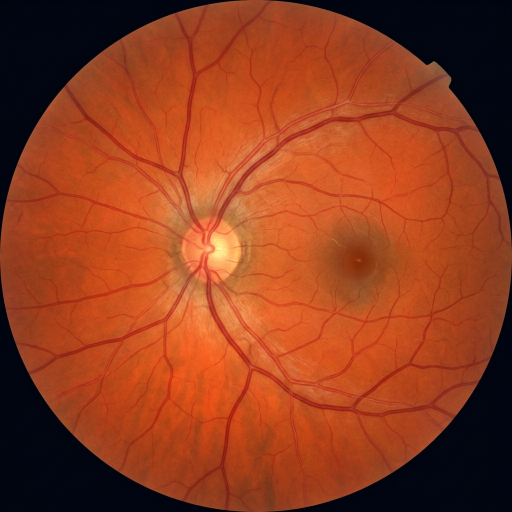
#> input picture data/raw/healthy/sample_healthy_01.png, 1024 x 1024 px (shown at 1/2 size); its folder holds only this picture in this run
$ python build_dataset.py
#> lines starting #> are read from the running program, lines starting #| are printed output that depends on the picture; after the words box and inside, x2 and y2 are one past the last pixel; in counts of white or black regions, pixels touching at a corner belong together
### scripts/preprocess.py
"""
=============================================================================
RETISCAN - MÓDULO DE PREPROCESAMIENTO DE RETINOGRAFÍAS (OE1 / OE2)
Sistema de Soporte Clínico CAD - Centro Oftalmológico V.E.R.
=============================================================================
Este módulo implementa el pipeline de preparación de imágenes de fondo de ojo:
1. Detección y recorte de la Región de Interés (ROI) eliminando bordes negros.
2. Ecualización adaptativa de histograma limitada por contraste (CLAHE).
3. Redimensionamiento bicúbico a 224x224 (requerido por DenseNet121).
4. Normalización de tensores en rango [0.0, 1.0].
"""

import cv2
import numpy as np
from pathlib import Path
from typing import Tuple, Union, Optional


def crop_retina_roi(image: np.ndarray, tolerance: int = 15) -> np.ndarray:
    """
    Detecta automáticamente la región circular de la retina (ROI) y recorta
    los márgenes negros o artefactos externos no informativos.

    Args:
        image: Imagen en formato BGR o RGB (numpy array).
        tolerance: Umbral de intensidad mínima para considerar fondo negro.

    Returns:
        Imagen recortada en forma cuadrada conteniendo la retina centrada.
    """
    if image is None or image.size == 0:
        raise ValueError("La imagen proporcionada está vacía o es inválida.")

    # Convertir a escala de grises
    gray = cv2.cvtColor(image, cv2.COLOR_BGR2GRAY) if len(image.shape) == 3 else image

    # Máscara binaria para umbralizar el fondo negro
    mask = gray > tolerance

    # Si la máscara detecta píxeles suficientes
    if not np.any(mask):
        return image

    # Obtener coordenadas de los píxeles activos
    coords = np.argwhere(mask)
    y_min, x_min = coords.min(axis=0)
    y_max, x_max = coords.max(axis=0)

    # Recorte inicial
    cropped = image[y_min:y_max + 1, x_min:x_max + 1]

    # Convertir a cuadrado mediante padding reflectivo para evitar distorsión
    h, w = cropped.shape[:2]
    if h == w:
        return cropped

    diff = abs(h - w)
    pad_before = diff // 2
    pad_after = diff - pad_before

    if h < w:
        # Altura menor: agregar padding vertical
        pad_width = ((pad_before, pad_after), (0, 0), (0, 0)) if cropped.ndim == 3 else ((pad_before, pad_after), (0, 0))
    else:
        # Ancho menor: agregar padding horizontal
        pad_width = ((0, 0), (pad_before, pad_after), (0, 0)) if cropped.ndim == 3 else ((0, 0), (pad_before, pad_after))

    square_cropped = np.pad(cropped, pad_width, mode='constant', constant_values=0)
    return square_cropped


def apply_clahe(image: np.ndarray, clip_limit: float = 2.0, tile_grid_size: Tuple[int, int] = (8, 8)) -> np.ndarray:
    """
    Aplica el algoritmo CLAHE (Contrast Limited Adaptive Histogram Equalization)
    sobre el canal de luminosidad (L en espacio CIE LAB).

    Este filtro atenúa las variaciones de iluminación entre cuadrantes,
    reduce el impacto del sesgo demográfico de pigmentación retiniana
    y resalta microaneurismas, exudados duros y bordes del disco óptico.

    Args:
        image: Imagen BGR (numpy array uint8).
        clip_limit: Límite de amplificación de contraste (evita sobre-ruido).
        tile_grid_size: Tamaño de las teselas locales (rejilla de ecualización).

    Returns:
        Imagen BGR con contraste y luminosidad ecualizados.
    """
    if len(image.shape) != 3:
        raise ValueError("Se requiere una imagen en formato color de 3 canales.")

    # Convertir a espacio LAB
    lab = cv2.cvtColor(image, cv2.COLOR_BGR2LAB)
    l_channel, a_channel, b_channel = cv2.split(lab)

    # Crear y aplicar CLAHE en el canal L
    clahe = cv2.createCLAHE(clipLimit=clip_limit, tileGridSize=tile_grid_size)
    cl = clahe.apply(l_channel)

    # Recombinar canales y retornar a BGR
    merged_lab = cv2.merge((cl, a_channel, b_channel))
    enhanced_bgr = cv2.cvtColor(merged_lab, cv2.COLOR_LAB2BGR)
    return enhanced_bgr


def resize_and_normalize(image: np.ndarray, target_size: Tuple[int, int] = (224, 224)) -> Tuple[np.ndarray, np.ndarray]:
    """
    Redimensiona la imagen a la resolución de entrada requerida por DenseNet121
    y genera la versión normalizada [0.0, 1.0].

    Args:
        image: Imagen en uint8.
        target_size: Tupla (ancho, alto), por defecto (224, 224).

    Returns:
        Tuple de (image_uint8, image_normalized_float32):
        - image_uint8: Adecuada para visualización y guardado en disco.
        - image_normalized_float32: Tensor normalizado para alimentar la CNN.
    """
    resized = cv2.resize(image, target_size, interpolation=cv2.INTER_CUBIC)
    normalized = (resized.astype(np.float32) / 255.0)
    return resized, normalized


def preprocess_fundus_image(
    input_path_or_array: Union[str, Path, np.ndarray],
    target_size: Tuple[int, int] = (224, 224),
    apply_clahe_flag: bool = True,
    clip_limit: float = 2.0
) -> Tuple[np.ndarray, np.ndarray]:
    """
    Ejecuta el flujo integral de preprocesamiento sobre una retinografía:
    Carga -> Recorte ROI -> CLAHE -> Redimensión 224x224 -> Normalización.

    Args:
        input_path_or_array: Ruta del archivo de imagen o array BGR.
        target_size: Dimensión de salida (224, 224).
        apply_clahe_flag: Booleano para activar el filtro CLAHE.
        clip_limit: Umbral de contraste para CLAHE.

    Returns:
        (image_uint8, image_float32)
    """
    if isinstance(input_path_or_array, (str, Path)):
        img = cv2.imread(str(input_path_or_array))
        if img is None:
            raise FileNotFoundError(f"No se pudo cargar la imagen desde: {input_path_or_array}")
    else:
        img = input_path_or_array.copy()

    # 1. Recorte de ROI
    roi = crop_retina_roi(img)

    # 2. Ecualización adaptativa CLAHE
    if apply_clahe_flag:
        enhanced = apply_clahe(roi, clip_limit=clip_limit)
    else:
        enhanced = roi

    # 3. Redimensión y normalización
    img_uint8, img_float = resize_and_normalize(enhanced, target_size=target_size)
    return img_uint8, img_float


# [11 lines that do not run on import are left out]

### scripts/augment.py
"""
=============================================================================
RETISCAN - MÓDULO DE DATA AUGMENTATION Y BALANCEO (OE1)
Sistema de Soporte Clínico CAD - Centro Oftalmológico V.E.R.
=============================================================================
Este módulo implementa transformaciones controladas de aumento de datos
clínicamente seguras para mitigar el desbalance de clases (Glaucoma, Retinopatía
Diabética y Ojo Sano), sin alterar la anatomía diagnóstica retiniana.
"""

import cv2
import numpy as np
import random
from typing import List, Tuple


def rotate_image(image: np.ndarray, angle: float) -> np.ndarray:
    """Aplica rotación controlada respecto al centro óptico de la retina."""
    h, w = image.shape[:2]
    center = (w // 2, h // 2)
    matrix = cv2.getRotationMatrix2D(center, angle, 1.0)
    rotated = cv2.warpAffine(image, matrix, (w, h), flags=cv2.INTER_LINEAR, borderMode=cv2.BORDER_REFLECT)
    return rotated


def horizontal_flip(image: np.ndarray) -> np.ndarray:
    """Aplica inversión horizontal (simula ojo contralateral sin alterar patología)."""
    return cv2.flip(image, 1)


def vertical_flip(image: np.ndarray) -> np.ndarray:
    """Aplica inversión vertical."""
    return cv2.flip(image, 0)


def adjust_brightness_contrast(image: np.ndarray, alpha: float = 1.0, beta: int = 0) -> np.ndarray:
    """
    Modifica sutilmente el contraste (alpha) y el brillo (beta).
    alpha: 0.9 a 1.15
    beta: -15 a 15
    """
    adjusted = cv2.convertScaleAbs(image, alpha=alpha, beta=beta)
    return adjusted


def random_zoom(image: np.ndarray, zoom_factor: float = 1.05) -> np.ndarray:
    """Aplica un zoom sutil (95% a 105%) conservando el centrado del disco óptico."""
    h, w = image.shape[:2]
    if zoom_factor == 1.0:
        return image

    if zoom_factor > 1.0:
        # Acercamiento: recortar centro y redimensionar
        new_h, new_w = int(h / zoom_factor), int(w / zoom_factor)
        top = (h - new_h) // 2
        left = (w - new_w) // 2
        cropped = image[top:top + new_h, left:left + new_w]
        return cv2.resize(cropped, (w, h), interpolation=cv2.INTER_LINEAR)
    else:
        # Alejamiento: redimensionar y rellenar con borde reflectivo
        new_h, new_w = int(h * zoom_factor), int(w * zoom_factor)
        resized = cv2.resize(image, (new_w, new_h), interpolation=cv2.INTER_LINEAR)
        pad_top = (h - new_h) // 2
        pad_bottom = h - new_h - pad_top
        pad_left = (w - new_w) // 2
        pad_right = w - new_w - pad_left
        padded = cv2.copyMakeBorder(resized, pad_top, pad_bottom, pad_left, pad_right, cv2.BORDER_REFLECT)
        return padded


def apply_random_augmentation(image: np.ndarray) -> np.ndarray:
    """
    Aplica una combinación estocástica de transformaciones permitidas
    manteniendo la validez clínica de la imagen.
    """
    aug = image.copy()

    # 1. Rotación aleatoria en [-25, 25] grados
    angle = random.uniform(-25.0, 25.0)
    aug = rotate_image(aug, angle)

    # 2. Inversión horizontal con 50% de probabilidad
    if random.random() > 0.5:
        aug = horizontal_flip(aug)

    # 3. Inversión vertical con 25% de probabilidad
    if random.random() > 0.75:
        aug = vertical_flip(aug)

    # 4. Variación de brillo y contraste sutil
    alpha = random.uniform(0.90, 1.12)
    beta = random.randint(-12, 12)
    aug = adjust_brightness_contrast(aug, alpha=alpha, beta=beta)

    # 5. Zoom sutil
    zoom = random.uniform(0.96, 1.06)
    aug = random_zoom(aug, zoom)

    return aug


# [6 lines left out: function generate_augmented_batch, not called in this run]

### scripts/build_dataset.py
"""
=============================================================================
RETISCAN - COMPILADOR DEL DATASET Y MANIFEST (OE1 - OE1-I2)
Sistema de Soporte Clínico CAD - Centro Oftalmológico V.E.R.
=============================================================================
Este script orquesta el pipeline completo de ingeniería de datos:
1. Lectura de imágenes crudas en data/raw/{healthy, diabetic_retinopathy, glaucoma}.
2. Preprocesamiento integral con OpenCV (ROI, CLAHE, 224x224).
3. Partición estratificada: Train (70%), Val (15%), Test (15%).
4. Data Augmentation para balancear ÚNICAMENTE el subconjunto de Train
   (Previniendo Data Leakage según estándares médicos).
5. Generación del catálogo formal 'data/dataset_manifest.csv'.
"""

import os
import cv2
import random
import argparse
import pandas as pd
from pathlib import Path
from typing import List, Dict

from preprocess import preprocess_fundus_image
from augment import apply_random_augmentation


# Mapeo oficial de clases del proyecto
CLASSES = {
    "healthy": 0,
    "diabetic_retinopathy": 1,
    "glaucoma": 2
}

SPLIT_RATIOS = {
    "train": 0.70,
    "val": 0.15,
    "test": 0.15
}


def scan_raw_images(raw_dir: Path) -> Dict[str, List[Path]]:
    """Escanea y agrupa los archivos válidos de imagen por clase."""
    valid_exts = {".png", ".jpg", ".jpeg", ".bmp", ".tif", ".tiff"}
    data_by_class = {}

    for cls_name in CLASSES.keys():
        cls_dir = raw_dir / cls_name
        cls_dir.mkdir(parents=True, exist_ok=True)
        files = [p for p in cls_dir.glob("*") if p.suffix.lower() in valid_exts]
        data_by_class[cls_name] = sorted(files)

    return data_by_class


def partition_samples(samples: List[Path], train_ratio=0.70, val_ratio=0.15) -> Dict[str, List[Path]]:
    """Divide las muestras de forma reproducible asegurando al menos 1 por split si hay pocas."""
    shuffled = samples.copy()
    random.seed(42)
    random.shuffle(shuffled)
    n = len(shuffled)

    if n == 0:
        return {"train": [], "val": [], "test": []}
    elif n == 1:
        # Caso muestra única base: asignar a train
        return {"train": [shuffled[0]], "val": [shuffled[0]], "test": [shuffled[0]]}
    elif n == 2:
        return {"train": [shuffled[0]], "val": [shuffled[1]], "test": [shuffled[1]]}

    n_train = max(1, int(round(n * train_ratio)))
    n_val = max(1, int(round(n * val_ratio)))

    train_set = shuffled[:n_train]
    val_set = shuffled[n_train:n_train + n_val]
    test_set = shuffled[n_train + n_val:]

    # Asegurar que ningún split quede vacío si n >= 3
    if not test_set:
        test_set = [val_set.pop()]

    return {"train": train_set, "val": val_set, "test": test_set}


def build_retiscan_dataset(
    raw_dir: Path,
    processed_dir: Path,
    target_train_per_class: int = 10,
    apply_clahe_flag: bool = True
) -> pd.DataFrame:
    """Ejecuta el pipeline de construcción, guardado y manifiesto."""
#> called with target_train_per_class = 10, apply_clahe_flag = True
    raw_dir = Path(raw_dir)
    processed_dir = Path(processed_dir)

    raw_data = scan_raw_images(raw_dir)
    records = []

    print("\n" + "=" * 65)
    print("[INFO] INICIANDO PIPELINE DE CONSTRUCCION DEL DATASET RETISCAN")
    print("=" * 65)

    # Limpiar y preparar carpetas processed
    for split in ["train", "val", "test"]:
        for cls_name in CLASSES.keys():
            (processed_dir / split / cls_name).mkdir(parents=True, exist_ok=True)

    img_counter = 1

    for cls_name, cls_files in raw_data.items():
        label_idx = CLASSES[cls_name]
        print(f"\n[*] Procesando clase: '{cls_name}' ({len(cls_files)} imagenes crudas encontradas)")

        splits = partition_samples(cls_files, SPLIT_RATIOS["train"], SPLIT_RATIOS["val"])

        for split_name, file_list in splits.items():
            for original_path in file_list:
                # 1. Preprocesamiento (ROI + CLAHE + 224x224)
                img_uint8, _ = preprocess_fundus_image(
                    original_path,
                    target_size=(224, 224),
                    apply_clahe_flag=apply_clahe_flag
                )
#> in preprocess_fundus_image, img is the input picture: shape (1024, 1024, 3); mean B, G, R 30.8, 61.8, 145.4
#> in crop_retina_roi, `gray = cv2.cvtColor(image, cv2.COLOR_BGR2GRAY) if len(image.shape) == ..`:
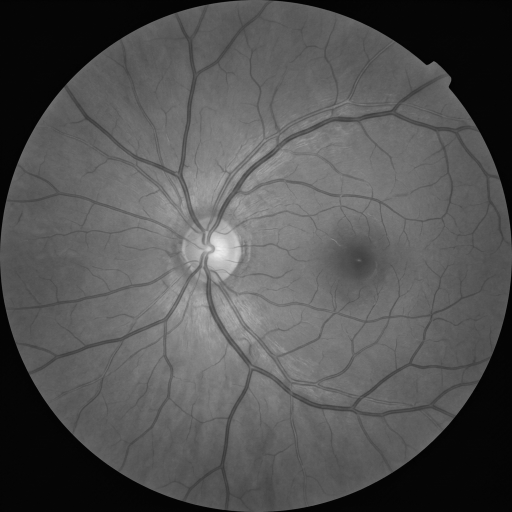
#> gray: shape (1024, 1024) (shown at 1/2 size); min 0, max 241, mean 83.3
#> in crop_retina_roi, `mask = gray > tolerance`:
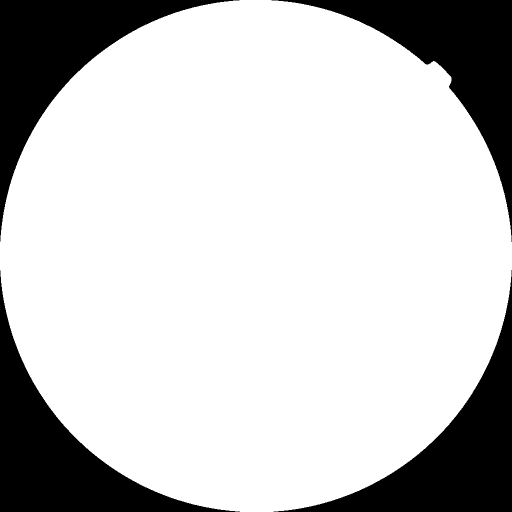
#> mask: shape (1024, 1024) bool (shown at 1/2 size); 78.7% white; 4 black regions, box (x1, y1, x2, y2) and area: (0, 541, 480, 1024) 56067, (0, 0, 479, 483) 56060, (547, 540, 1024, 1024) 55977, (543, 0, 1024, 484) 55079
#> in crop_retina_roi, `coords = np.argwhere(mask)`: coords = 825393 pairs, first value 0 to 1023, second value 0 to 1023
#> in crop_retina_roi, `y_min, x_min = coords.min(axis=0)`: y_min = 0
#> in crop_retina_roi, `y_max, x_max = coords.max(axis=0)`: y_max = 1023
#> in apply_clahe, `lab = cv2.cvtColor(image, cv2.COLOR_BGR2LAB)`: lab: shape (1024, 1024, 3); mean of channels 0, 1, 2 94.3, 160.5, 162.2
#> in apply_clahe, `l_channel, a_channel, b_channel = cv2.split(lab)`:
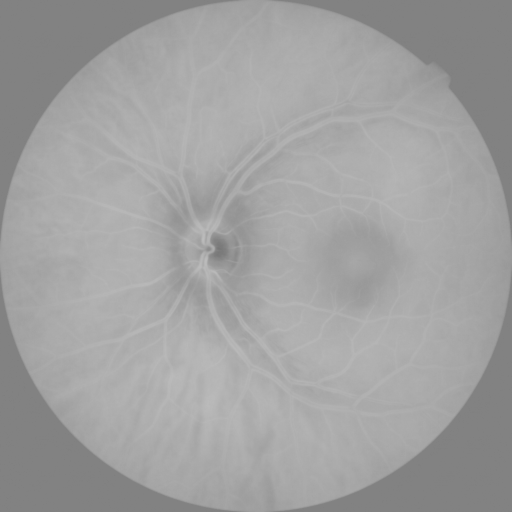
#> a_channel: shape (1024, 1024) (shown at 1/2 size); min 119, max 188, mean 160.5
#> in apply_clahe, `cl = clahe.apply(l_channel)`:
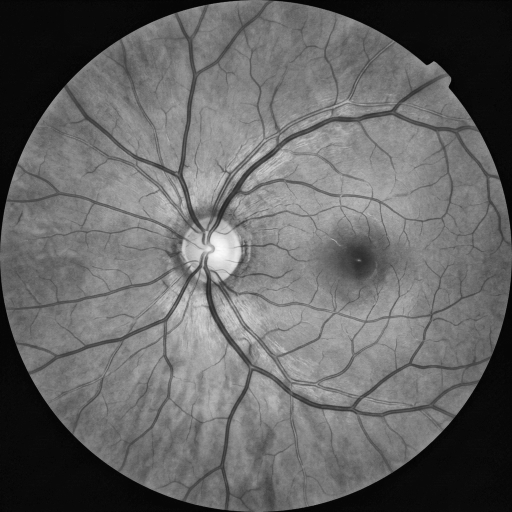
#> cl: shape (1024, 1024) (shown at 1/2 size); min 1, max 252, mean 101.5
#> in apply_clahe, `merged_lab = cv2.merge((cl, a_channel, b_channel))`: merged_lab: shape (1024, 1024, 3); mean of channels 0, 1, 2 101.5, 160.5, 162.2
#> in apply_clahe, `enhanced_bgr = cv2.cvtColor(merged_lab, cv2.COLOR_LAB2BGR)`:
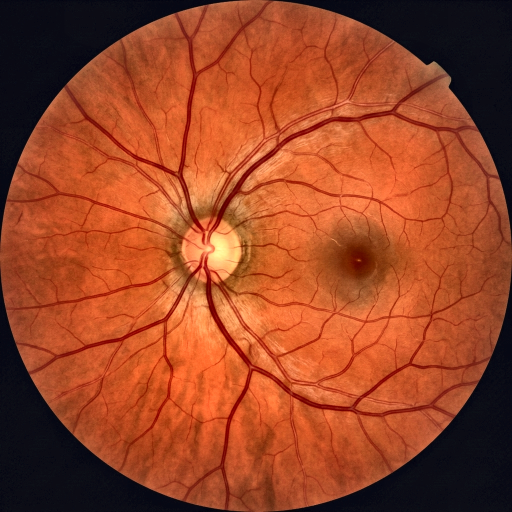
#> enhanced_bgr: shape (1024, 1024, 3) (shown at 1/2 size); mean B, G, R 37.7, 69.4, 154.5

                img_id = f"RET_{cls_name[:3].upper()}_{img_counter:05d}"
                out_filename = f"{img_id}_{split_name}.png"
                out_path = processed_dir / split_name / cls_name / out_filename
                cv2.imwrite(str(out_path), img_uint8)

                records.append({
                    "image_id": img_id,
                    "class_name": cls_name,
                    "label_idx": label_idx,
                    "split": split_name,
                    "is_augmented": False,
                    "original_file": original_path.name,
                    "relative_path": str(out_path.relative_to(processed_dir.parent)),
                    "resolution": "224x224",
                    "channels": 3
                })
                img_counter += 1

            # 2. Data Augmentation exclusivo para el split de entrenamiento (Train)
            if split_name == "train" and len(file_list) > 0:
                current_train_count = len(file_list)
                needed_aug = max(0, target_train_per_class - current_train_count)

                if needed_aug > 0:
                    print(f"   [+] Aumentando split 'train' con {needed_aug} muestras sinteticas...")
                    aug_idx = 0
                    while aug_idx < needed_aug:
                        base_path = file_list[aug_idx % len(file_list)]
                        base_uint8, _ = preprocess_fundus_image(
                            base_path,
                            target_size=(224, 224),
                            apply_clahe_flag=apply_clahe_flag
                        )
                        # Transformación controlada
                        aug_img = apply_random_augmentation(base_uint8)
#> in random_zoom, `resized = cv2.resize(image, (new_w, new_h), interpolation=cv2.INTER_LI..`:
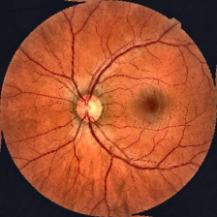
#> resized: shape (217, 217, 3); mean B, G, R 46.8, 76.9, 158
#> in random_zoom, `padded = cv2.copyMakeBorder(resized, pad_top, pad_bottom, pad_left, pa..`:
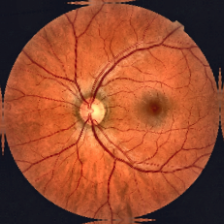
#> padded: shape (224, 224, 3); mean B, G, R 46.2, 74.3, 151.4

                        aug_id = f"RET_{cls_name[:3].upper()}_{img_counter:05d}_AUG"
                        aug_filename = f"{aug_id}_train.png"
                        aug_path = processed_dir / "train" / cls_name / aug_filename
                        cv2.imwrite(str(aug_path), aug_img)

                        records.append({
                            "image_id": aug_id,
                            "class_name": cls_name,
                            "label_idx": label_idx,
                            "split": "train",
                            "is_augmented": True,
                            "original_file": base_path.name,
                            "relative_path": str(aug_path.relative_to(processed_dir.parent)),
                            "resolution": "224x224",
                            "channels": 3
                        })
                        img_counter += 1
                        aug_idx += 1

    # Guardar Manifiesto CSV
    df = pd.DataFrame(records)
    manifest_path = processed_dir.parent / "dataset_manifest.csv"
    manifest_path.parent.mkdir(parents=True, exist_ok=True)
    df.to_csv(manifest_path, index=False, encoding="utf-8")

    print("\n" + "=" * 65)
    print(f"[OK] DATASET COMPILADO EXITOSAMENTE")
    print(f"[*] Manifiesto guardado en: {manifest_path}")
    print("=" * 65)
    print("\nResumen de Distribucion por Split y Clase:")
    print(df.groupby(["split", "class_name", "is_augmented"]).size().unstack(fill_value=0))
#| is_augmented      False  True
#| split class_name
#| test  healthy         1      0
#| train healthy         1      9
#| val   healthy         1      0
    print("=" * 65 + "\n")

    return df


if __name__ == "__main__":
    parser = argparse.ArgumentParser(description="Construcción del Dataset RetiScan")
    parser.add_argument("--raw", type=str, default="data/raw", help="Directorio de datos crudos")
    parser.add_argument("--processed", type=str, default="data/processed", help="Directorio de salida procesado")
    parser.add_argument("--train-target", type=int, default=10, help="Mínimo de imágenes por clase en Train mediante Data Augmentation")
    parser.add_argument("--no-clahe", action="store_true", help="Desactivar filtro CLAHE")

    args = parser.parse_args()
    build_retiscan_dataset(
        raw_dir=Path(args.raw),
        processed_dir=Path(args.processed),
        target_train_per_class=args.train_target,
        apply_clahe_flag=not args.no_clahe
    )
